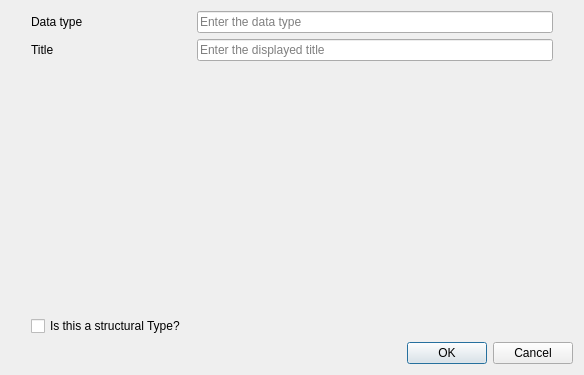
<?xml version="1.0" encoding="UTF-8"?>
<ui version="4.0">
 <class>CreateTypeDialogBase</class>
 <widget class="QDialog" name="CreateTypeDialogBase">
  <property name="geometry">
   <rect>
    <x>0</x>
    <y>0</y>
    <width>584</width>
    <height>375</height>
   </rect>
  </property>
  <property name="windowTitle">
   <string>Create a new data type</string>
  </property>
  <layout class="QGridLayout" name="gridLayout">
   <item row="0" column="0">
    <layout class="QVBoxLayout" name="mainVerticalLayout" stretch="1,1,1,1">
     <property name="leftMargin">
      <number>20</number>
     </property>
     <property name="rightMargin">
      <number>20</number>
     </property>
     <item>
      <layout class="QHBoxLayout" name="tileHorizontalLayout">
       <item>
        <widget class="QLabel" name="titleLabel">
         <property name="minimumSize">
          <size>
           <width>120</width>
           <height>0</height>
          </size>
         </property>
         <property name="text">
          <string>Data type</string>
         </property>
        </widget>
       </item>
       <item>
        <spacer name="titleHorizontalSpacer">
         <property name="orientation">
          <enum>Qt::Horizontal</enum>
         </property>
         <property name="sizeType">
          <enum>QSizePolicy::Minimum</enum>
         </property>
         <property name="sizeHint" stdset="0">
          <size>
           <width>40</width>
           <height>20</height>
          </size>
         </property>
        </spacer>
       </item>
       <item>
        <widget class="QLineEdit" name="titleLineEdit">
         <property name="toolTip">
          <string>Exclude titles which start with 'x' (reserved for structure level titles) or whitespace</string>
         </property>
         <property name="placeholderText">
          <string>Enter the data type</string>
         </property>
         <property name="clearButtonEnabled">
          <bool>true</bool>
         </property>
        </widget>
       </item>
      </layout>
     </item>
     <item>
      <layout class="QHBoxLayout" name="displayedTitleHorizontalLayout">
       <item>
        <widget class="QLabel" name="typeLabel">
         <property name="minimumSize">
          <size>
           <width>120</width>
           <height>0</height>
          </size>
         </property>
         <property name="text">
          <string>Title</string>
         </property>
        </widget>
       </item>
       <item>
        <spacer name="displayedTitleHorizontalSpacer">
         <property name="orientation">
          <enum>Qt::Horizontal</enum>
         </property>
         <property name="sizeType">
          <enum>QSizePolicy::Minimum</enum>
         </property>
         <property name="sizeHint" stdset="0">
          <size>
           <width>40</width>
           <height>20</height>
          </size>
         </property>
        </spacer>
       </item>
       <item>
        <widget class="QLineEdit" name="displayedTitleLineEdit">
         <property name="toolTip">
          <string>Enter displayed title for the new type, which can also be modified later in the main editor window</string>
         </property>
         <property name="placeholderText">
          <string>Enter the displayed title</string>
         </property>
         <property name="clearButtonEnabled">
          <bool>true</bool>
         </property>
        </widget>
       </item>
      </layout>
     </item>
     <item>
      <spacer name="verticalSpacer">
       <property name="orientation">
        <enum>Qt::Vertical</enum>
       </property>
       <property name="sizeHint" stdset="0">
        <size>
         <width>20</width>
         <height>40</height>
        </size>
       </property>
      </spacer>
     </item>
     <item>
      <layout class="QHBoxLayout" name="checkBoxHorizontalLayout">
       <item>
        <widget class="QCheckBox" name="structuralLevelCheckBox">
         <property name="toolTip">
          <string>If this is a structural type, then title will be automatically populated as (x0, x1...xn). Next number will be chosen for xn from the existing list of structural items.</string>
         </property>
         <property name="text">
          <string>Is this a structural Type?</string>
         </property>
        </widget>
       </item>
      </layout>
     </item>
    </layout>
   </item>
   <item row="1" column="0">
    <widget class="QDialogButtonBox" name="buttonBox">
     <property name="orientation">
      <enum>Qt::Horizontal</enum>
     </property>
     <property name="standardButtons">
      <set>QDialogButtonBox::Cancel|QDialogButtonBox::Ok</set>
     </property>
    </widget>
   </item>
  </layout>
 </widget>
 <resources/>
 <connections>
  <connection>
   <sender>buttonBox</sender>
   <signal>accepted()</signal>
   <receiver>CreateTypeDialogBase</receiver>
   <slot>accept()</slot>
   <hints>
    <hint type="sourcelabel">
     <x>248</x>
     <y>254</y>
    </hint>
    <hint type="destinationlabel">
     <x>157</x>
     <y>274</y>
    </hint>
   </hints>
  </connection>
  <connection>
   <sender>buttonBox</sender>
   <signal>rejected()</signal>
   <receiver>CreateTypeDialogBase</receiver>
   <slot>reject()</slot>
   <hints>
    <hint type="sourcelabel">
     <x>316</x>
     <y>260</y>
    </hint>
    <hint type="destinationlabel">
     <x>286</x>
     <y>274</y>
    </hint>
   </hints>
  </connection>
 </connections>
</ui>
